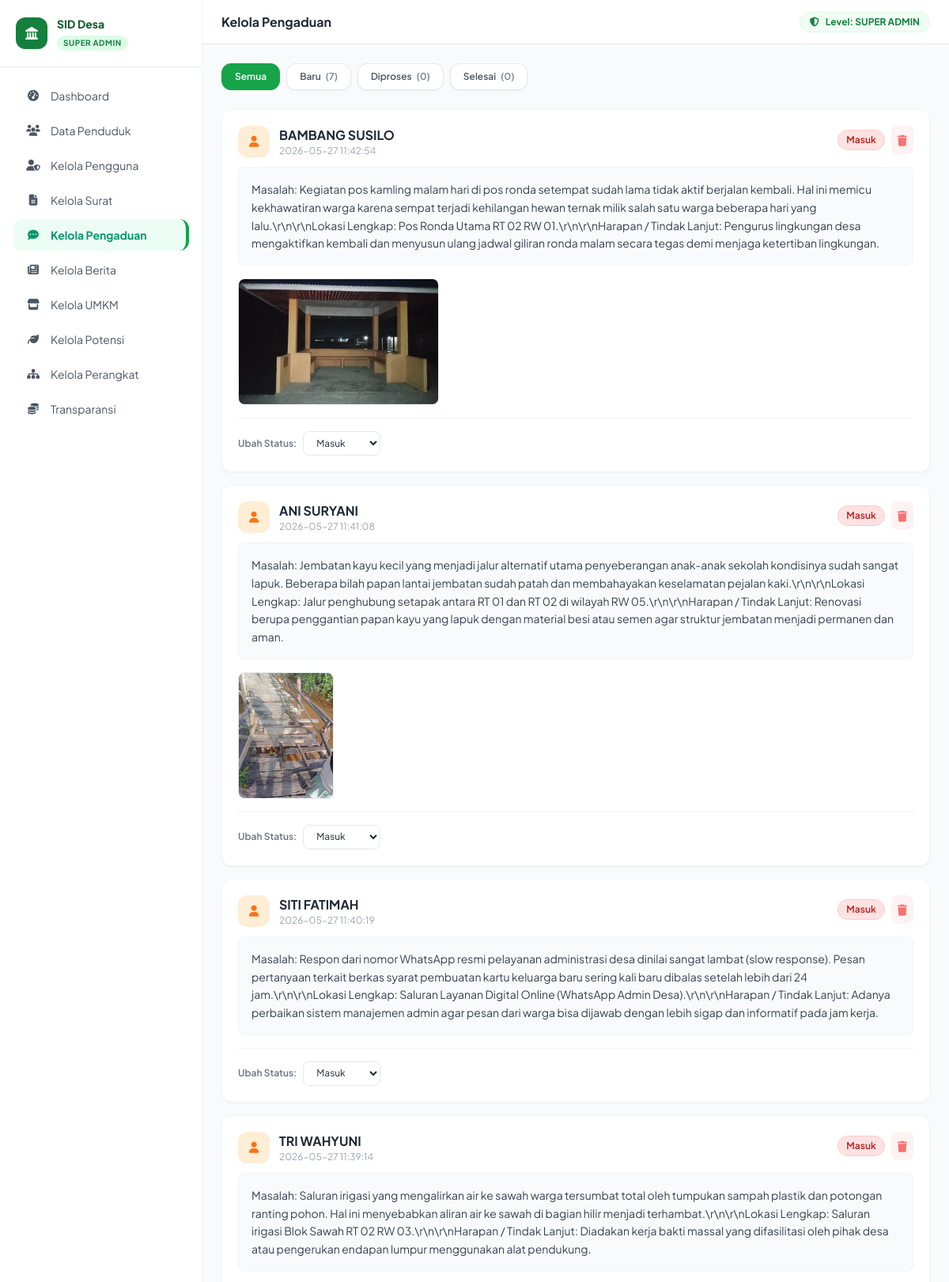
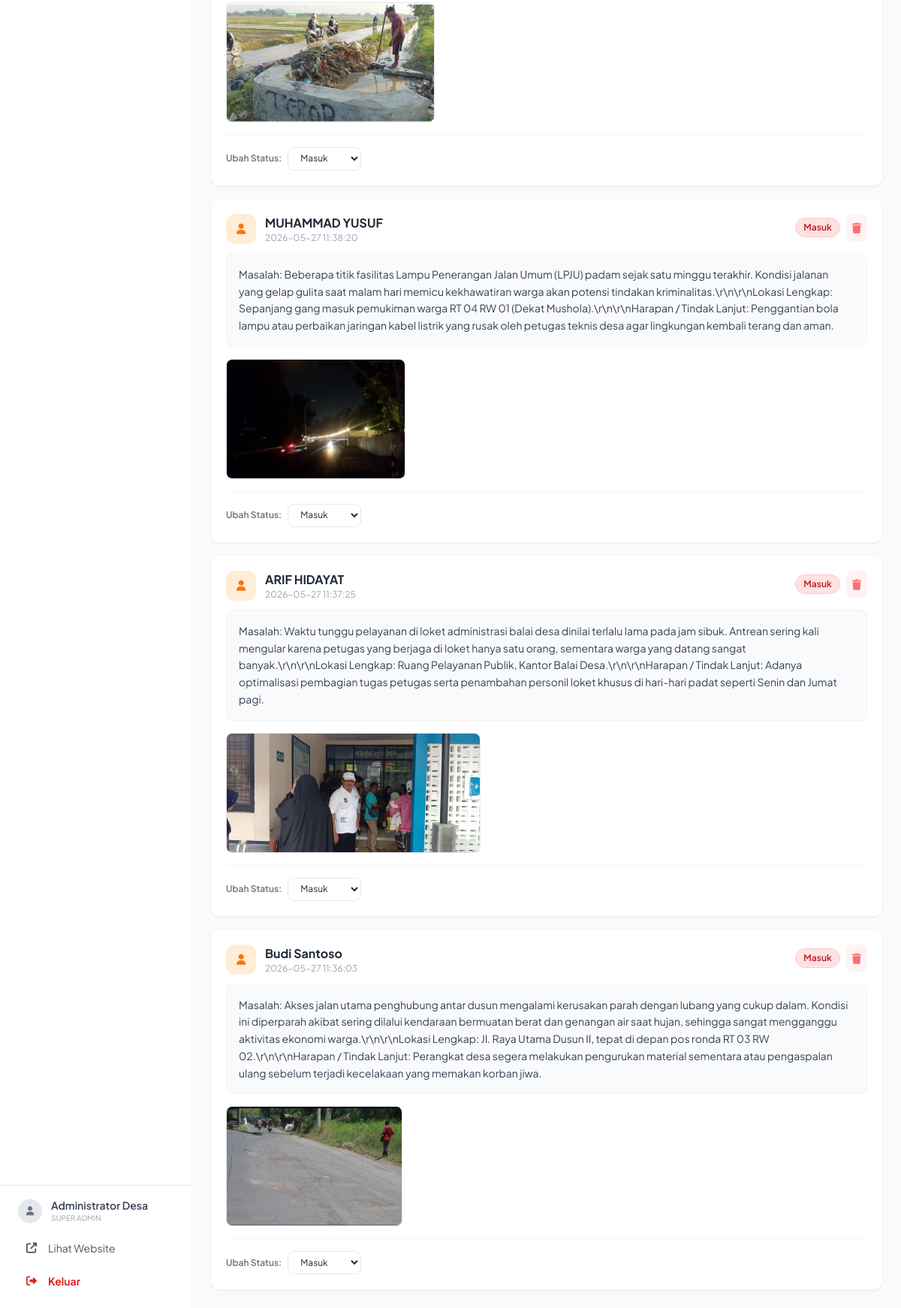
Screenshot of /admin/kelola-pengaduan.php (signed in) with the database file from the repository (2 pictures, top to bottom).
### tables this page shows
CREATE TABLE `pengaduan` (
  `id` int(11) NOT NULL,
  `nama` varchar(200) NOT NULL,
  `isi` text NOT NULL,
  `foto` varchar(255) DEFAULT NULL,
  `status` enum('Masuk','Diproses','Selesai') DEFAULT 'Masuk',
  `tanggal` timestamp NOT NULL DEFAULT current_timestamp()
);

### admin/kelola-pengaduan.php (the view, shortened to what this page needs)
<?php
require_once '../config/db.php';
$page_title = 'Kelola Pengaduan';
$filter = $_GET['status'] ?? '';
$where = $filter ? "WHERE status='$filter'" : "";
$pengaduan = $conn->query("SELECT * FROM pengaduan $where ORDER BY tanggal DESC");
require_once 'layout.php';
?>
<div class="flex gap-2 mb-6 flex-wrap">
    <?php foreach([''=>'Semua','Masuk'=>'Baru','Diproses'=>'Diproses','Selesai'=>'Selesai'] as $v=>$l): ?>
    <a href="?status=<?= $v ?>"
       class="px-4 py-2 rounded-xl text-xs font-semibold border transition shadow-sm
              <?= $filter === $v ? 'bg-green-600 text-white border-green-600' : 'bg-white text-gray-600 border-gray-200 hover:bg-gray-50' ?>">
        <?= $l ?>
        <?php if($v):
            $cnt = $conn->query("SELECT COUNT(*) as c FROM pengaduan WHERE status='$v'")->fetch_assoc()['c'];
            echo "<span class='ml-1 opacity-75'>($cnt)</span>";
        endif; ?>
    </a>
    <?php endforeach; ?>
</div>
<div class="space-y-4">
    <?php while($row = $pengaduan->fetch_assoc()):
        $badge_map = [
            'Masuk'    => 'bg-red-100 text-red-700 border-red-200',
            'Diproses' => 'bg-yellow-100 text-yellow-700 border-yellow-200',
            'Selesai'  => 'bg-green-100 text-green-700 border-green-200'
        ];
        $badge = $badge_map[$row['status']] ?? 'bg-gray-100 text-gray-700 border-gray-200';
    ?>
    <div class="bg-white rounded-xl shadow-sm border border-gray-100 p-5">
        <div class="flex items-start justify-between gap-3 mb-3">
            <div class="flex items-center gap-3">
                <div class="w-10 h-10 bg-orange-100 rounded-xl flex items-center justify-center flex-shrink-0">
                    <i class="fas fa-user text-orange-500 text-sm"></i>
                </div>
                <div>
                    <div class="font-bold text-gray-800"><?= htmlspecialchars($row['nama']) ?></div>
                    <div class="text-xs text-gray-400"><?= isset($row['tanggal']) ? $row['tanggal'] : '' ?></div>
                </div>
            </div>
            <div class="flex items-center gap-2">
                <span class="px-2.5 py-1 rounded-full text-xs font-semibold border <?= $badge ?>"><?= $row['status'] ?></span>
                <a href="#" onclick="konfirmasiHapus('?delete=<?= $row['id'] ?>', 'Pengaduan dari <?= addslashes(htmlspecialchars($row['nama'])) ?>'); return false;"
                   class="text-red-400 hover:text-red-600 text-sm bg-red-50 hover:bg-red-100 p-2 rounded-lg transition">
                    <i class="fas fa-trash"></i>
                </a>
            </div>
        </div>
        <div class="text-gray-700 text-sm leading-relaxed mb-4 bg-gray-50 rounded-lg p-4 border border-gray-100">
            <?= nl2br(htmlspecialchars($row['isi'])) ?>
        </div>
        <?php if($row['foto'] && file_exists('../uploads/pengaduan/'.$row['foto'])): ?>
        <div class="mb-4">
            <img src="../uploads/pengaduan/<?= $row['foto'] ?>"
                 class="max-h-40 rounded-lg border cursor-pointer hover:opacity-90 transition"
                 onclick="window.open(this.src,'_blank')" alt="Foto pengaduan">
        </div>
        <?php endif; ?>
        <div class="flex flex-wrap items-center gap-3 pt-2 border-t border-gray-100">
            <form method="POST" action="kelola-pengaduan.php" class="flex items-center gap-2 mt-2">
                <label class="text-xs text-gray-500 font-semibold">Ubah Status:</label>
                <select name="status" onchange="this.form.submit()"
                        class="text-xs px-3 py-1.5 rounded-lg border border-gray-200 focus:outline-none focus:border-green-500 focus:ring-1 focus:ring-green-500 bg-white cursor-pointer hover:bg-gray-50">
                    <option value="Masuk"    <?= $row['status']=='Masuk'?'selected':'' ?>>Masuk</option>
                </select>
            </form>
        </div>
    </div>
    <?php endwhile; ?>
</div>
<?php require_once 'layout-footer.php'; ?>

### admin/layout.php (shortened to what this page needs)
<?php
$admin_name = $_SESSION['admin_name'] ?? 'Admin';
$admin_role = $_SESSION['admin_role'] ?? 'staf';
$current = basename($_SERVER['PHP_SELF']);
?>
<!DOCTYPE html>
<html lang="id">
<head>
    <script src="https://cdn.tailwindcss.com"></script>
    <link rel="stylesheet" href="https://cdnjs.cloudflare.com/ajax/libs/font-awesome/6.5.0/css/all.min.css">
</head>
<body class="bg-gray-50 text-gray-800 min-h-screen">
<aside id="sidebar" class="fixed top-0 left-0 h-full w-64 bg-white border-r border-gray-100 z-40 transform -translate-x-full lg:translate-x-0 flex flex-col">
    <div class="p-5 border-b">
        <div class="flex items-center gap-3">
            <div class="w-10 h-10 bg-primary-700 rounded-xl flex items-center justify-center shadow-sm">
                <i class="fas fa-landmark text-white"></i>
            </div>
            <div>
                <div class="font-extrabold text-primary-800 text-sm">SID Desa</div>
                <div class="text-[10px] bg-primary-100 text-primary-700 px-2 py-0.5 rounded-full font-bold uppercase tracking-wider inline-block mt-1">
                    <?= str_replace('_', ' ', $admin_role) ?>
                </div>
            </div>
        </div>
    </div>
    <nav class="flex-1 p-4 space-y-1 overflow-y-auto">
        <a href="dashboard.php" class="sidebar-link flex items-center gap-3 px-4 py-2.5 rounded-xl text-sm text-gray-600 <?= $current === 'dashboard.php' ? 'active' : '' ?>">
            <i class="fas fa-tachometer-alt w-5 text-center text-sm"></i> Dashboard
        </a>
        <?php if($admin_role === 'super_admin'): ?>
        <a href="kelola-penduduk.php" class="sidebar-link flex items-center gap-3 px-4 py-2.5 rounded-xl text-sm text-gray-600 <?= $current === 'kelola-penduduk.php' ? 'active' : '' ?>">
            <i class="fas fa-users w-5 text-center text-sm"></i> Data Penduduk
        </a>
        <a href="kelola-admin.php" class="sidebar-link flex items-center gap-3 px-4 py-2.5 rounded-xl text-sm text-gray-600 <?= $current === 'kelola-admin.php' ? 'active' : '' ?>">
            <i class="fas fa-user-shield w-5 text-center text-sm"></i> Kelola Pengguna
        </a>
        <?php endif; ?>
        <?php if($admin_role !== 'kepala_desa'): ?>
        <a href="kelola-surat.php" class="sidebar-link flex items-center gap-3 px-4 py-2.5 rounded-xl text-sm text-gray-600 <?= $current === 'kelola-surat.php' ? 'active' : '' ?>">
            <i class="fas fa-file-alt w-5 text-center text-sm"></i> Kelola Surat
        </a>
        <a href="kelola-pengaduan.php" class="sidebar-link flex items-center gap-3 px-4 py-2.5 rounded-xl text-sm text-gray-600 <?= $current === 'kelola-pengaduan.php' ? 'active' : '' ?>">
            <i class="fas fa-comment-dots w-5 text-center text-sm"></i> Kelola Pengaduan
        </a>
        <a href="kelola-berita.php" class="sidebar-link flex items-center gap-3 px-4 py-2.5 rounded-xl text-sm text-gray-600 <?= $current === 'kelola-berita.php' ? 'active' : '' ?>">
            <i class="fas fa-newspaper w-5 text-center text-sm"></i> Kelola Berita
        </a>
        <a href="kelola-umkm.php" class="sidebar-link flex items-center gap-3 px-4 py-2.5 rounded-xl text-sm text-gray-600 <?= $current === 'kelola-umkm.php' ? 'active' : '' ?>">
            <i class="fas fa-store w-5 text-center text-sm"></i> Kelola UMKM
        </a>
        <a href="kelola-potensi.php" class="sidebar-link flex items-center gap-3 px-4 py-2.5 rounded-xl text-sm text-gray-600 <?= $current === 'kelola-potensi.php' ? 'active' : '' ?>">
            <i class="fas fa-leaf w-5 text-center text-sm"></i> Kelola Potensi
        </a>
        <a href="kelola-lembaga.php" class="sidebar-link flex items-center gap-3 px-4 py-2.5 rounded-xl text-sm text-gray-600 <?= $current === 'kelola-lembaga.php' ? 'active' : '' ?>">
            <i class="fas fa-sitemap w-5 text-center text-sm"></i> Kelola Perangkat
        </a>
        <?php endif; ?>
        <?php if($admin_role !== 'staf'): ?>
        <a href="kelola-transparansi.php" class="sidebar-link flex items-center gap-3 px-4 py-2.5 rounded-xl text-sm text-gray-600 <?= $current === 'kelola-transparansi.php' ? 'active' : '' ?>">
            <i class="fas fa-coins w-5 text-center text-sm"></i> Transparansi
        </a>
        <?php endif; ?>
    </nav>
    <div class="p-4 border-t">
        <div class="flex items-center gap-3 mb-3 px-2">
            <div class="w-8 h-8 bg-gray-200 rounded-full flex items-center justify-center">
                <i class="fas fa-user text-gray-500 text-xs"></i>
            </div>
            <div>
                <div class="text-sm font-semibold text-gray-700"><?= htmlspecialchars($admin_name) ?></div>
                <div class="text-[10px] text-gray-400 uppercase"><?= str_replace('_', ' ', $admin_role) ?></div>
            </div>
        </div>
        <a href="../index.php" target="_blank"
           class="sidebar-link flex items-center gap-3 px-4 py-2.5 rounded-xl text-sm text-gray-600 mb-1">
            <i class="fas fa-external-link-alt w-5 text-center text-sm"></i> Lihat Website
        </a>
        <a href="logout.php" class="sidebar-link flex items-center gap-3 px-4 py-2.5 rounded-xl text-sm text-red-600 hover:bg-red-50 font-bold transition">
            <i class="fas fa-sign-out-alt w-5 text-center text-sm"></i> Keluar
        </a>
    </div>
</aside>
<div class="lg:ml-64 pt-14 lg:pt-0">
    <div class="hidden lg:flex bg-white border-b px-6 h-14 items-center justify-between sticky top-0 z-20">
        <h2 class="font-bold text-gray-800"><?= $page_title ?? 'Dashboard' ?></h2>
        <div class="flex items-center gap-3 text-sm text-gray-500">
            <div class="bg-primary-50 text-primary-700 px-3 py-1 rounded-full text-xs font-bold border border-primary-100 flex items-center gap-2">
                <i class="fas fa-shield-alt"></i> Level: <?= strtoupper(str_replace('_', ' ', $admin_role)) ?>
            </div>
        </div>
    </div>
    <div class="p-4 md:p-6">

### admin/layout-footer.php (shortened to what this page needs)
</div></div><script src="https://cdn.jsdelivr.net/npm/sweetalert2@11"></script>
</body>
</html>

### admin/layout.php (style rules this page uses)
body { font-family: 'Plus Jakarta Sans', sans-serif; }
.sidebar-link { transition: all .15s; }
.sidebar-link:hover, .sidebar-link.active { background: #ecfdf5; color: #059669; }
.sidebar-link.active { font-weight: 700; border-right: 4px solid #16a34a; }
#sidebar { transition: transform .25s ease; }

### rows the page displays
pengaduan: nama "BAMBANG SUSILO", tanggal "2026-05-27 11:42:54", status "Masuk", isi "Masalah: Kegiatan pos kamling malam hari di pos ronda setempat sudah lama tidak aktif berjalan kembali. Hal ini memicu kekhawatiran warga karena sempat terjadi kehilangan hewan ternak milik salah satu warga beberapa hari yang lalu.\\r\\n\\r\\nLokasi Lengkap: Pos Ronda Utama RT 02 RW 01.\\r\\n\\r\\nHarapan / Tindak Lanjut: Pengurus lingkungan desa mengaktifkan kembali dan menyusun ulang jadwal giliran ronda malam secara tegas demi menjaga ketertiban lingkungan.", foto (picture)
pengaduan: nama "ANI SURYANI", tanggal "2026-05-27 11:41:08", status "Masuk", isi "Masalah: Jembatan kayu kecil yang menjadi jalur alternatif utama penyeberangan anak-anak sekolah kondisinya sudah sangat lapuk. Beberapa bilah papan lantai jembatan sudah patah dan membahayakan keselamatan pejalan kaki.\\r\\n\\r\\nLokasi Lengkap: Jalur penghubung setapak antara RT 01 dan RT 02 di wilayah RW 05.\\r\\n\\r\\nHarapan / Tindak Lanjut: Renovasi berupa penggantian papan kayu yang lapuk dengan material besi atau semen agar struktur jembatan menjadi permanen dan aman.", foto (picture)
pengaduan: nama "SITI FATIMAH", tanggal "2026-05-27 11:40:19", status "Masuk", isi "Masalah: Respon dari nomor WhatsApp resmi pelayanan administrasi desa dinilai sangat lambat (slow response). Pesan pertanyaan terkait berkas syarat pembuatan kartu keluarga baru sering kali baru dibalas setelah lebih dari 24 jam.\\r\\n\\r\\nLokasi Lengkap: Saluran Layanan Digital Online (WhatsApp Admin Desa).\\r\\n\\r\\nHarapan / Tindak Lanjut: Adanya perbaikan sistem manajemen admin agar pesan dari warga bisa dijawab dengan lebih sigap dan informatif pada jam kerja."
pengaduan: nama "TRI WAHYUNI", tanggal "2026-05-27 11:39:14", status "Masuk", isi "Masalah: Saluran irigasi yang mengalirkan air ke sawah warga tersumbat total oleh tumpukan sampah plastik dan potongan ranting pohon. Hal ini menyebabkan aliran air ke sawah di bagian hilir menjadi terhambat.\\r\\n\\r\\nLokasi Lengkap: Saluran irigasi Blok Sawah RT 02 RW 03.\\r\\n\\r\\nHarapan / Tindak Lanjut: Diadakan kerja bakti massal yang difasilitasi oleh pihak desa atau pengerukan endapan lumpur menggunakan alat pendukung.", foto (picture)
pengaduan: nama "MUHAMMAD YUSUF", tanggal "2026-05-27 11:38:20", status "Masuk", isi "Masalah: Beberapa titik fasilitas Lampu Penerangan Jalan Umum (LPJU) padam sejak satu minggu terakhir. Kondisi jalanan yang gelap gulita saat malam hari memicu kekhawatiran warga akan potensi tindakan kriminalitas.\\r\\n\\r\\nLokasi Lengkap: Sepanjang gang masuk pemukiman warga RT 04 RW 01 (Dekat Mushola).\\r\\n\\r\\nHarapan / Tindak Lanjut: Penggantian bola lampu atau perbaikan jaringan kabel listrik yang rusak oleh petugas teknis desa agar lingkungan kembali terang dan aman.", foto (picture)
pengaduan: nama "ARIF HIDAYAT", tanggal "2026-05-27 11:37:25", status "Masuk", isi "Masalah: Waktu tunggu pelayanan di loket administrasi balai desa dinilai terlalu lama pada jam sibuk. Antrean sering kali mengular karena petugas yang berjaga di loket hanya satu orang, sementara warga yang datang sangat banyak.\\r\\n\\r\\nLokasi Lengkap: Ruang Pelayanan Publik, Kantor Balai Desa.\\r\\n\\r\\nHarapan / Tindak Lanjut: Adanya optimalisasi pembagian tugas petugas serta penambahan personil loket khusus di hari-hari padat seperti Senin dan Jumat pagi.", foto (picture)
pengaduan: nama "Budi Santoso", tanggal "2026-05-27 11:36:03", status "Masuk", isi "Masalah: Akses jalan utama penghubung antar dusun mengalami kerusakan parah dengan lubang yang cukup dalam. Kondisi ini diperparah akibat sering dilalui kendaraan bermuatan berat dan genangan air saat hujan, sehingga sangat mengganggu aktivitas ekonomi warga.\\r\\n\\r\\nLokasi Lengkap: Jl. Raya Utama Dusun II, tepat di depan pos ronda RT 03 RW 02.\\r\\n\\r\\nHarapan / Tindak Lanjut: Perangkat desa segera melakukan pengurukan material sementara atau pengaspalan ulang sebelum terjadi kecelakaan yang memakan korban jiwa.", foto (picture)

### other values shown
str_replace('_', ' ', $admin_role) "SUPER ADMIN"
$admin_name "Administrator Desa"
$page_title "Kelola Pengaduan"
$l "Semua"
$l "Baru"
$cnt "7"
$l "Diproses"
$cnt "0"
$l "Selesai"
